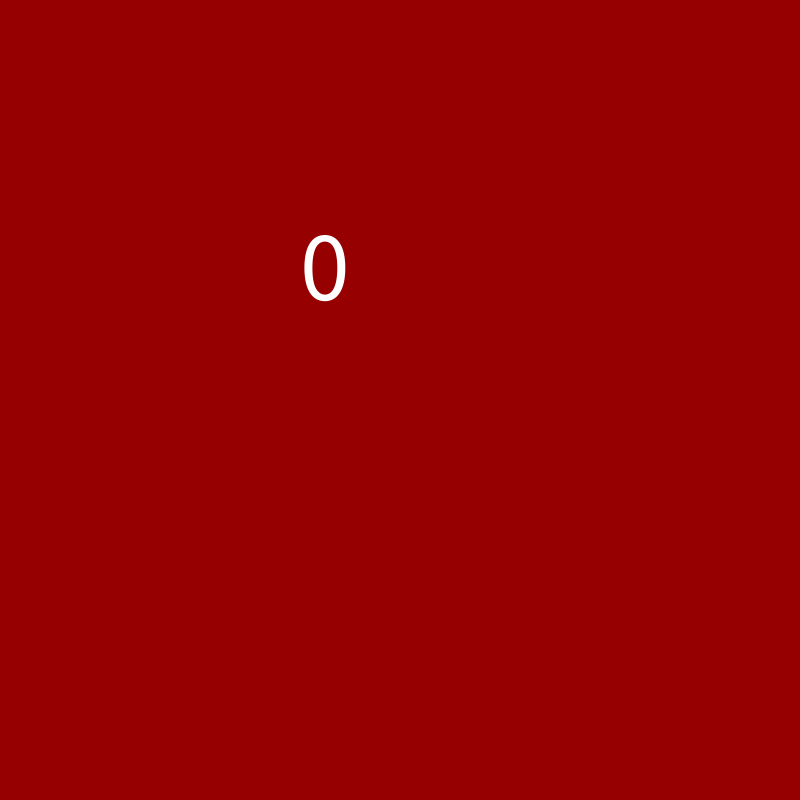
Frame 1 (no input)
Frame 60 (the mouse pressed at the canvas centre just before this capture): identical to frame 1, image omitted
Frame 120 (the mouse held since frame 60 and released just before this capture): identical to frame 1, image omitted

The Processing sketch that drew this single still picture (run headless with seeded random() and noise(); from frame 60 on, the mouse is pressed at the canvas centre):

// Processing sketch: sketch_12_2
// ── sketch_12_2.pde
int a = 0;
int seconden;
boolean stop = true;


void setup(){
  size(800,800);
  
  
  
}  


void draw(){
 background(150,0,0); 
 println(a);
 seconden = millis()/1000;
 if (seconden >= 10){
   stop = false;
  
 }
 if(stop == false)      
 fill(255,0,0);
 textSize(100);
 text(a,300,300);
 
}
 
  
  


void keyReleased(){
 if(keyCode == 32 && stop == true){
   a++;
   
 }
  
}
